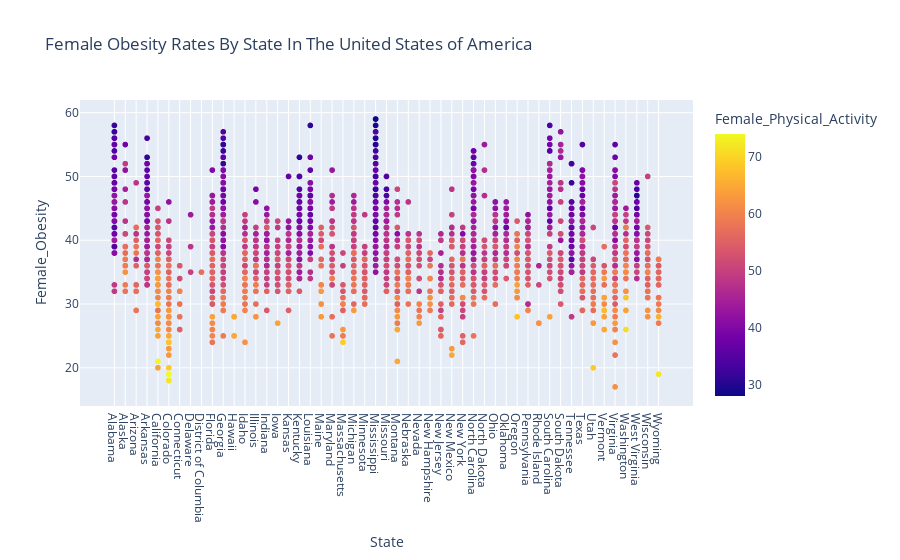

Notebook code for this chart:
### Markdown cell above
![newplot%282%29.png](attachment:newplot%282%29.png)

### Code cell
state_obesity_rates_female = px.scatter(obesity_rates, title = "Female Obesity Rates By State In The United States of America", x = "State", y = "Female_Obesity",color = "Female_Physical_Activity")
state_obesity_rates_female.update_xaxes(tickmode='linear')

state_obesity_rates_female.show()

### Figure 1 — Plotly figure (JSON) as saved in the notebook; plotly's stock layout.template omitted (floating-point values rounded to 4 significant figures; data arrays with more than 128 entries replaced by an {"elided": "..."} marker saying what was removed)
{"data": [{"hovertemplate": "State=%{x}<br>Female_Obesity=%{y}<br>Female_Physical_Activity=%{marker.color}<extra></extra>", "legendgroup": "", "marker": {"color": {"elided": "3142 int values"}, "coloraxis": "coloraxis", "symbol": "circle"}, "mode": "markers", "name": "", "showlegend": false, "type": "scattergl", "x": {"elided": "3142 str values"}, "xaxis": "x", "y": {"elided": "3142 int values"}, "yaxis": "y"}], "layout": {"coloraxis": {"colorbar": {"title": {"text": "Female_Physical_Activity"}}, "colorscale": [[0, "#0d0887"], [0.1111, "#46039f"], [0.2222, "#7201a8"], [0.3333, "#9c179e"], [0.4444, "#bd3786"], [0.5556, "#d8576b"], [0.6667, "#ed7953"], [0.7778, "#fb9f3a"], [0.8889, "#fdca26"], [1, "#f0f921"]]}, "legend": {"tracegroupgap": 0}, "title": {"text": "Female Obesity Rates By State In The United States of America"}, "xaxis": {"anchor": "y", "domain": [0, 1], "tickmode": "linear", "title": {"text": "State"}}, "yaxis": {"anchor": "x", "domain": [0, 1], "title": {"text": "Female_Obesity"}}}}
